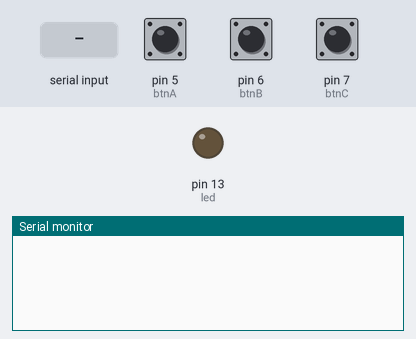
Bench run of a sketch on a simulated Arduino Uno, built with avr-gcc and run on an emulated ATmega328P. Parts: output pins drawn as LEDs (lit = HIGH), the last lines printed to the serial monitor. Inputs (shaded band) come from the test bench; at power-on: pin 5 (btnA) LOW, pin 6 (btnB) LOW, pin 7 (btnC) LOW.

Above: at 1.2 s.
1.3 s: pin 5 (btnA) pulled HIGH for 0.15 s
At 1.7 s:
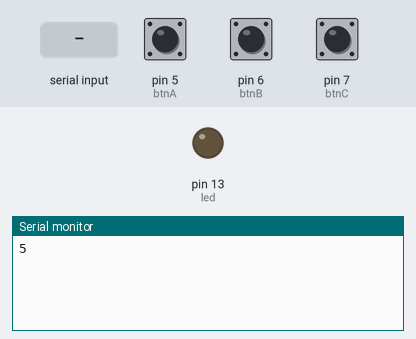
2.9 s: "a" received over Serial
At 3.6 s:
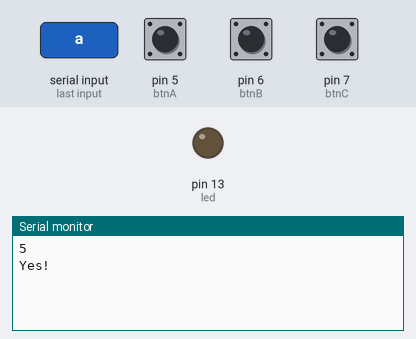

Measured:
- after the input at 1.3 s, the serial monitor: prints a new line after 0.05 s (image 1)
- after the input at 2.9 s, the serial monitor: prints a new line after 0.10 s (image 2)

The sketch:

btnControl.ino
```cpp
int btnA = 5;
int btnB = 6;
int btnC = 7;
int led = 13;

int ins[3] = {5, 6, 7};

void setup() {
  pinMode(btnA, INPUT);
  pinMode(btnB, INPUT);
  pinMode(btnC, INPUT);
  pinMode(led, OUTPUT);
  digitalWrite(led, LOW);
  Serial.begin(9600);
}

void loop() {
  // Check for incoming bits that are looking for the controller
  if (Serial.available() > 0) {
    char c = Serial.read();
    if (c == 'a') {
      Serial.println("Yes!");
    }
    if (c == 'p') {
      delay(150);
    }
  }

  // The main loop
  int val = 0;
  for(int c = 0; c < 3; c++) {
    val = digitalRead(ins[c]);
    if (val == 1) {
      Serial.println(ins[c], DEC);
      val = 0;
    }

    // Small delay
    delay(50);
  }
}
```
